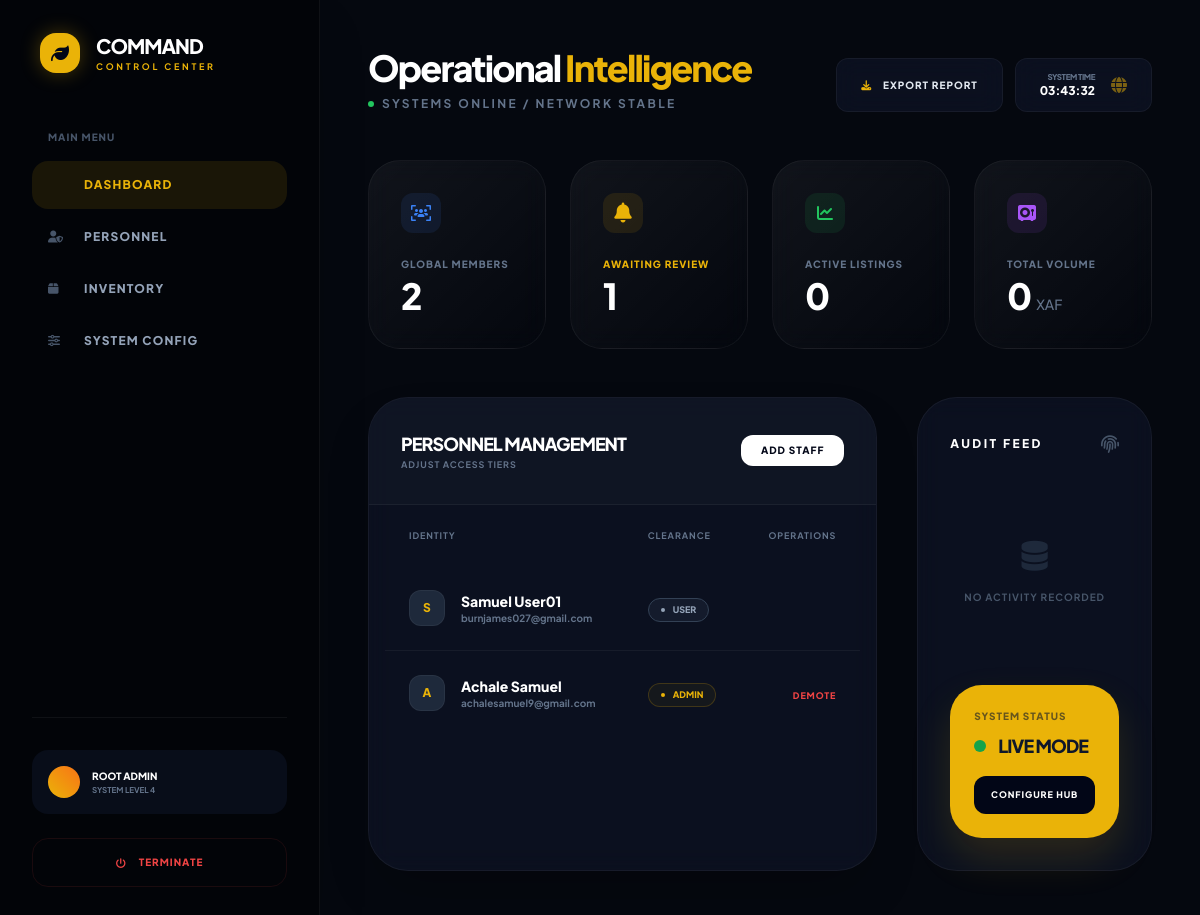
The page /admin_dashboard.php on the database its author committed.
### tables this page shows
CREATE TABLE `users` (
  `id` int(11) NOT NULL,
  `username` varchar(50) NOT NULL,
  `email` varchar(100) NOT NULL,
  `password` varchar(255) NOT NULL,
  `hub_location` varchar(100) DEFAULT NULL,
  `role` varchar(20) DEFAULT 'user',
  `created_at` timestamp NOT NULL DEFAULT current_timestamp()
);

CREATE TABLE `system_settings` (
  `id` int(11) NOT NULL,
  `setting_key` varchar(50) NOT NULL,
  `setting_value` varchar(255) NOT NULL
);

### admin_dashboard.php (the view, shortened to what this page needs)
<?php
require_once 'db.php';
$m_status = 0;
$totalUsers = 0;
$pendingProducts = 0;
$activeProducts = 0;
$totalRevenue = 0;
$recent_logs = [];
$all_users = [];
try {
    $tableCheck = $pdo->query("SHOW TABLES LIKE 'system_settings'")->rowCount();
    if($tableCheck > 0) {
        $m_stmt = $pdo->query("SELECT setting_value FROM system_settings WHERE setting_key = 'maintenance_mode'");
        $m_status = $m_stmt->fetchColumn();
    }
    $totalUsers = $pdo->query("SELECT COUNT(*) FROM users")->fetchColumn() ?: 0;
    if($pdo->query("SHOW TABLES LIKE 'products'")->rowCount() > 0) {
        $pendingProducts = $pdo->query("SELECT COUNT(*) FROM products WHERE status = 'pending'")->fetchColumn() ?: 0;
        $activeProducts = $pdo->query("SELECT COUNT(*) FROM products WHERE status = 'active'")->fetchColumn() ?: 0;
    }
    if($pdo->query("SHOW TABLES LIKE 'transactions'")->rowCount() > 0) {
        $totalRevenue = $pdo->query("SELECT SUM(amount_paid) FROM transactions WHERE payment_status = 'released'")->fetchColumn() ?: 0;
    }
    if($pdo->query("SHOW TABLES LIKE 'audit_logs'")->rowCount() > 0) {
        $recent_logs = $pdo->query("SELECT a.*, u.username FROM audit_logs a JOIN users u ON a.admin_id = u.id ORDER BY a.created_at DESC LIMIT 5")->fetchAll();
    }
    $all_users = $pdo->query("SELECT id, username, email, role FROM users ORDER BY id DESC LIMIT 10")->fetchAll();
} catch (PDOException $e) {
    $error_msg = $e->getMessage();
}
?>
<!DOCTYPE html>
<html lang="en" class="scroll-smooth">
<head>
    <script src="https://cdn.tailwindcss.com"></script>
    <link rel="stylesheet" href="https://cdnjs.cloudflare.com/ajax/libs/font-awesome/6.4.0/css/all.min.css">
</head>
<body class="text-slate-200">
    <div class="flex min-h-screen">
        <aside class="w-80 bg-[#020408] border-r border-white/5 flex flex-col p-8 fixed h-full shadow-2xl z-50">
            <div class="flex items-center gap-4 mb-14 px-2">
                <div class="h-10 w-10 bg-yellow-500 rounded-2xl flex items-center justify-center text-slate-950 shadow-[0_0_20px_rgba(234,179,8,0.3)]">
                    <i class="fas fa-leaf text-lg"></i>
                </div>
                <div>
                    <h2 class="font-black text-xl tracking-tighter text-white">COMMAND</h2>
                    <p class="text-[9px] font-bold text-yellow-500 tracking-[0.3em] uppercase">Control Center</p>
                </div>
            </div>
            <nav class="space-y-1">
                <p class="text-[10px] font-black text-slate-600 uppercase tracking-widest mb-4 ml-4">Main Menu</p>
                <a href="#" class="flex items-center gap-4 bg-yellow-500/10 text-yellow-500 p-4 rounded-2xl text-xs font-black uppercase tracking-widest transition-all">
                    <i class="fas fa-grid-2 w-5"></i> Dashboard
                </a>
                <a href="#personnel" class="flex items-center gap-4 text-slate-400 p-4 rounded-2xl text-xs font-black uppercase tracking-widest hover:bg-white/5 hover:text-white transition-all">
                    <i class="fas fa-user-shield w-5 text-slate-600"></i> Personnel
                </a>
                <a href="#" class="flex items-center gap-4 text-slate-400 p-4 rounded-2xl text-xs font-black uppercase tracking-widest hover:bg-white/5 hover:text-white transition-all">
                    <i class="fas fa-box w-5 text-slate-600"></i> Inventory
                </a>
                <a href="admin_settings.php" class="flex items-center gap-4 text-slate-400 p-4 rounded-2xl text-xs font-black uppercase tracking-widest hover:bg-white/5 hover:text-white transition-all">
                    <i class="fas fa-sliders w-5 text-slate-600"></i> System Config
                </a>
            </nav>
            <div class="mt-auto pt-8 border-t border-white/5">
                <div class="bg-slate-900/50 p-4 rounded-2xl mb-6 flex items-center gap-3">
                    <div class="h-8 w-8 rounded-full bg-gradient-to-tr from-yellow-500 to-orange-500"></div>
                    <div>
                        <p class="text-[10px] font-black uppercase text-white"><?= $_SESSION['username'] ?? 'Root Admin' ?></p>
                        <p class="text-[8px] font-bold text-slate-500 uppercase">System Level 4</p>
                    </div>
                </div>
                <a href="logout.php" class="flex items-center justify-center gap-3 w-full py-4 rounded-2xl text-[10px] font-black uppercase tracking-widest text-red-500 hover:bg-red-500/10 transition-all border border-red-500/10">
                    <i class="fas fa-power-off"></i> Terminate
                </a>
            </div>
        </aside>
        <main class="flex-1 ml-80 p-12 bg-[#05080f]">
            <header class="flex justify-between items-end mb-12">
                <div>
                    <h1 class="text-4xl font-black text-white tracking-tighter">Operational <span class="text-yellow-500">Intelligence</span></h1>
                    <p class="text-xs font-bold text-slate-500 uppercase tracking-[0.2em] mt-2 flex items-center gap-2">
                        <span class="h-1.5 w-1.5 bg-green-500 rounded-full animate-pulse"></span> Systems Online / Network Stable
                    </p>
                </div>
                <div class="flex gap-3">
                    <button class="glass-card px-6 py-3 rounded-xl text-[10px] font-black uppercase tracking-widest hover:border-yellow-500/50 transition-all">
                        <i class="fas fa-download mr-2 text-yellow-500"></i> Export Report
                    </button>
                    <div class="glass-card px-6 py-3 rounded-xl flex items-center gap-4">
                        <div class="text-right">
                            <p class="text-[8px] font-black text-slate-500 uppercase tracking-tighter">System Time</p>
                            <p class="text-xs font-black text-white"><?= date('H:i:s') ?></p>
                        </div>
                        <i class="fas fa-globe text-yellow-500 opacity-50"></i>
                    </div>
                </div>
            </header>
            <div class="grid grid-cols-4 gap-6 mb-12">
                <div class="glass-card stat-gradient p-8 rounded-[2rem] hover:scale-[1.02] transition-transform cursor-pointer">
                    <div class="h-10 w-10 rounded-xl bg-blue-500/10 text-blue-500 flex items-center justify-center mb-6">
                        <i class="fas fa-users-viewfinder"></i>
                    </div>
                    <p class="text-[10px] font-black uppercase text-slate-500 tracking-widest">Global Members</p>
                    <h3 class="text-4xl font-black text-white mt-1"><?= number_format($totalUsers) ?></h3>
                </div>
                <div class="glass-card stat-gradient p-8 rounded-[2rem] hover:scale-[1.02] transition-transform cursor-pointer">
                    <div class="h-10 w-10 rounded-xl bg-yellow-500/10 text-yellow-500 flex items-center justify-center mb-6 text-xl animate-pulse">
                        <i class="fas fa-bell"></i>
                    </div>
                    <p class="text-[10px] font-black uppercase text-yellow-500 tracking-widest">Awaiting Review</p>
                    <h3 class="text-4xl font-black text-white mt-1"><?= $pendingProducts ?></h3>
                </div>
                <div class="glass-card stat-gradient p-8 rounded-[2rem] hover:scale-[1.02] transition-transform cursor-pointer">
                    <div class="h-10 w-10 rounded-xl bg-green-500/10 text-green-500 flex items-center justify-center mb-6">
                        <i class="fas fa-chart-line"></i>
                    </div>
                    <p class="text-[10px] font-black uppercase text-slate-500 tracking-widest">Active Listings</p>
                    <h3 class="text-4xl font-black text-white mt-1"><?= $activeProducts ?></h3>
                </div>
                <div class="glass-card stat-gradient p-8 rounded-[2rem] hover:scale-[1.02] transition-transform cursor-pointer">
                    <div class="h-10 w-10 rounded-xl bg-purple-500/10 text-purple-500 flex items-center justify-center mb-6">
                        <i class="fas fa-vault"></i>
                    </div>
                    <p class="text-[10px] font-black uppercase text-slate-500 tracking-widest">Total Volume</p>
                    <h3 class="text-4xl font-black text-white mt-1"><?= number_format($totalRevenue) ?><span class="text-sm ml-1 text-slate-500 font-medium">XAF</span></h3>
                </div>
            </div>
            <div class="grid grid-cols-3 gap-10">
                <div class="col-span-2 glass-card rounded-[2.5rem] overflow-hidden shadow-2xl" id="personnel">
                    <div class="p-8 border-b border-white/5 flex justify-between items-center bg-white/[0.02]">
                        <div>
                            <h3 class="text-lg font-black uppercase tracking-tighter text-white">Personnel Management</h3>
                            <p class="text-[9px] font-bold text-slate-500 uppercase tracking-widest">Adjust access tiers</p>
                        </div>
                        <button class="bg-white text-slate-950 px-5 py-2 rounded-xl text-[10px] font-black uppercase tracking-widest hover:bg-yellow-500 transition-colors">Add Staff</button>
                    </div>
                    <div class="overflow-x-auto px-4 pb-4">
                        <table class="w-full text-left">
                            <thead class="text-[9px] font-black uppercase tracking-widest text-slate-500">
                                <tr>
                                    <th class="px-6 py-6">Identity</th>
                                    <th class="px-6 py-6">Clearance</th>
                                    <th class="px-6 py-6 text-right">Operations</th>
                                </tr>
                            </thead>
                            <tbody class="divide-y divide-white/5">
                                <?php foreach($all_users as $user): ?>
                                <tr class="group hover:bg-white/[0.01] transition-all">
                                    <td class="px-6 py-6 flex items-center gap-4">
                                        <div class="h-9 w-9 rounded-xl bg-slate-800 flex items-center justify-center font-black text-xs text-yellow-500 border border-white/5">
                                            <?= strtoupper(substr($user['username'], 0, 1)) ?>
                                        </div>
                                        <div>
                                            <p class="text-sm font-black text-white"><?= htmlspecialchars($user['username']) ?></p>
                                            <p class="text-[10px] font-bold text-slate-500"><?= htmlspecialchars($user['email']) ?></p>
                                        </div>
                                    </td>
                                    <td class="px-6 py-6">
                                        <div class="inline-flex items-center gap-2 px-3 py-1 rounded-full border <?= $user['role'] == 'admin' ? 'border-yellow-500/20 bg-yellow-500/5 text-yellow-500' : 'border-slate-700 bg-slate-800/50 text-slate-400' ?> text-[9px] font-black uppercase">
                                            <span class="h-1 w-1 rounded-full bg-current"></span>
                                            <?= $user['role'] ?>
                                        </div>
                                    </td>
                                    <td class="px-6 py-6 text-right">
                                        <form action="update_role.php" method="POST">
                                            <?php if($user['role'] !== 'admin'): ?>
                                                <button name="new_role" value="admin" class="text-[9px] font-black uppercase tracking-widest opacity-0 group-hover:opacity-100 transition-all text-slate-400 hover:text-white underline decoration-yellow-500">Promote</button>
                                            <?php else: ?>
                                                <button name="new_role" value="farmer" class="text-[9px] font-black uppercase tracking-widest text-red-500 hover:text-red-400">Demote</button>
                                            <?php endif; ?>
                                        </form>
                                    </td>
                                </tr>
                                <?php endforeach; ?>
                            </tbody>
                        </table>
                    </div>
                </div>
                <div class="glass-card rounded-[2.5rem] p-8">
                    <div class="flex items-center justify-between mb-10">
                        <h4 class="text-xs font-black uppercase tracking-[0.2em] text-white">Audit Feed</h4>
                        <i class="fas fa-fingerprint text-slate-600 text-lg"></i>
                    </div>
                    <div class="space-y-6">
                        <?php if(empty($recent_logs)): ?>
                            <div class="text-center py-10">
                                <i class="fas fa-database text-slate-800 text-3xl mb-4"></i>
                                <p class="text-[10px] font-bold text-slate-600 uppercase tracking-widest">No activity recorded</p>
                            </div>
                        <?php endif; ?>
                    </div>
                    <div class="mt-10 bg-yellow-500 p-6 rounded-[2rem] text-slate-900 shadow-[0_20px_40px_rgba(234,179,8,0.15)]">
                        <p class="text-[10px] font-black uppercase tracking-widest opacity-60 mb-2">System Status</p>
                        <div class="flex items-center gap-3 mb-4">
                            <span class="h-3 w-3 rounded-full <?= $m_status ? 'bg-red-600' : 'bg-green-600' ?> animate-pulse"></span>
                            <h5 class="text-lg font-black uppercase tracking-tighter"><?= $m_status ? 'Maintenance' : 'Live Mode' ?></h5>
                        </div>
                        <a href="admin_settings.php" class="block w-full text-center bg-slate-950 text-white py-3 rounded-xl text-[9px] font-black uppercase tracking-widest hover:scale-105 transition-all">Configure Hub</a>
                    </div>
                </div>
            </div>
        </main>
    </div>
</body>
</html>

### admin_dashboard.php (style rules this page uses)
body { font-family: 'Plus Jakarta Sans', sans-serif; background-color: #05080f; }
.glass-card { background: rgba(15, 23, 42, 0.6); backdrop-filter: blur(12px); border: 1px solid rgba(255, 255, 255, 0.05); }
.stat-gradient { background: linear-gradient(135deg, rgba(255,255,255,0.05) 0%, rgba(255,255,255,0) 100%); }

### rows shown on the page
users: username "S", username "Samuel User01", email "burnjames027@gmail.com", role "USER"
users: username "A", username "Achale Samuel", email "achalesamuel9@gmail.com", role "ADMIN", shows "DEMOTE"

### other values the page prints
$_SESSION['username'] "ROOT ADMIN"
$totalUsers "2"
$pendingProducts "1"
$activeProducts "0"
$totalRevenue "0"
